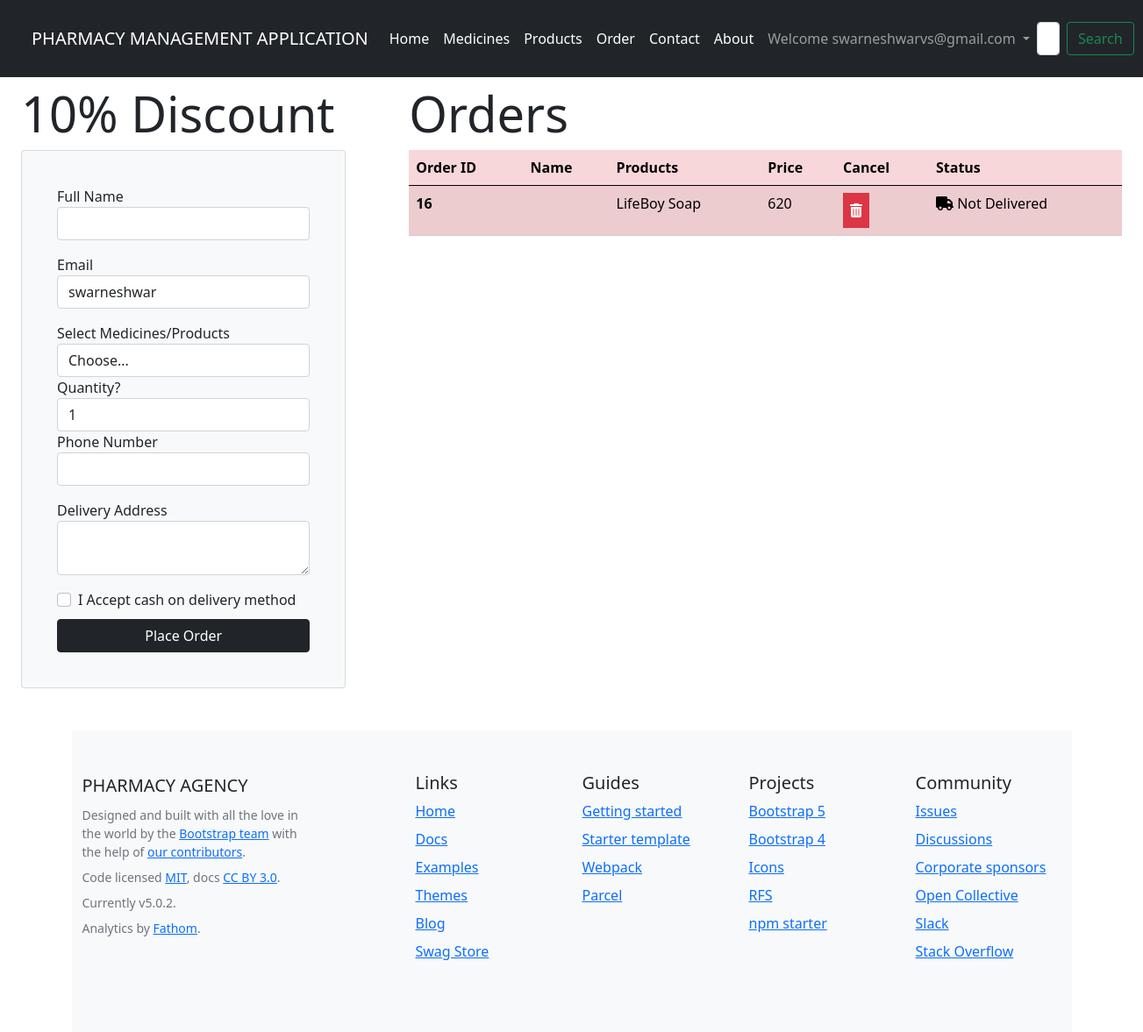
/orders (signed in), run on the app's committed database.
### app/models.py (models this page shows, shortened)
class MyOrders(models.Model):
    name=models.CharField(max_length=30)
    email=models.EmailField()
    items=models.CharField(max_length=1500)
    address=models.TextField()
    quantity=models.CharField(max_length=100)
    price=models.CharField(max_length=100)
    phone_num=models.CharField(max_length=10)
    delivery=models.BooleanField(default=False)

### app/views.py (the view, shortened to what this page needs)
# urls.py: path("orders",views.myorders,name="myorders"),
def myorders(request):
    if not request.user.is_authenticated:
        messages.warning(request,"Please Login to place the Order....")
        return redirect("/login")
    mymed=Medicines.objects.all()
    myprod=ProductItems.objects.all()
    current_user=request.user.username
    items=MyOrders.objects.filter(email=current_user)
    print(items)
    context={"myprod":myprod,"mymed":mymed,"items":items}
    return render(request,"orders.html",context)

### templates/orders.html (shortened to what this page needs)
{% extends "base.html" %}
{% block body %}
<div class="row">
  <div class="col-md-4">
<div class="container mt-2">
  <h2 class="display-4">10% Discount</h2>
  <div class="card bg-light p-4">
    <div class="card-body">
      <form action="orders" method="post">
        <div class="form-group">
          <label for="name">Full Name</label>
          <input
            type="text"
            id="name"
            name="name"
            class="form-control mb-3"
            placeholder="Enter Your Name"
            value="{{user.first_name}} {{user.last_name}}"
            required
          />
        </div>
        <div class="form-group">
          <label for="name">Email</label>
          <input
            type="text"
            id="email"
            name="email"
            class="form-control mb-3"
            value="{{user.username}}"
            required
          />
        </div>
        <div class="form-group">
            <label for="items">Select Medicines/Products</label>
            <select id="items" class="form-control" name="items">
              <option selected>Choose...</option>
            </select>
          </div>
        <div class="form-group">
            <label for="quantity">Quantity?</label>
            <select id="quantity" class="form-control" name="quantity">
              <option selected>1</option>
            </select>
          </div>
          <div class="form-group">
            <label for="num">Phone Number</label>
            <input
              type="tel"
              id="num"
              name="num"
              class="form-control mb-3"
              pattern="[0-9]{3}[0-9]{3}[0-9]{4}"
              required
            />
          </div>
          <div class="form-group">
            <label for="address">Delivery Address</label>
            <textarea
              type="text"
              id="address"
              name="address"
              class="form-control mb-3"
              required
            /></textarea>
          </div>
          <div class="form-group form-check">
            <input type="checkbox" class="form-check-input" id="exampleCheck1">
            <label class="form-check-label mb-2" for="exampleCheck1">I Accept cash on delivery method</label>
          </div>
          <div class="d-grid gap-2">
            <button class="btn btn-dark" type="submit">Place Order</button>
          </div>
      </form>
    </div>
  </div>
</div>
  </div>
  <div class="col-md-8">
    <div class="container mt-2">
      <h2 class="display-4">Orders</h2>
      <table class="table table-danger table-striped">
        <thead>
          <tr>
            <th scope="col">Order ID</th>
            <th scope="col">Name</th>
            <th scope="col">Products</th>
            <th scope="col">Price</th>
            <th scope="col">Cancel</th>
            <th scope="col">Status</th>
          </tr>
        </thead>
        <tbody>
          {% for item in items %}
          <tr>
            <th scope="row">{{item.id}}</th>
            <td>{{item.name}}</td>
            <td>{{item.items}}</td>
            <td>{{item.price}} </td>
           {% if item.delivery %}
           <td><button type="button" class="btn-success p-2"  href="/orders/{{item.id}}" disabled> <i class="fa-solid fa-trash-can"></i></button></td>
           {% else %}
           <td><a type="button" class="btn-danger p-2" href="/orders/{{item.id}}"> <i class="fa-solid fa-trash-can"></i></a></td>
           {% endif %}
            {% if item.delivery %}
            <td><i class="fa-solid fa-circle-check"></i> Delivered</td>
            {% else %}
            <td> <i class="fa-solid fa-truck"></i> Not Delivered</td>
            {% endif %}
          </tr>
          {% endfor %}
        </tbody>
      </table>
    </div>
  </div>
</div>
{% endblock body %}

### templates/base.html (shortened to what this page needs)
{% load static %}
<!doctype html>
<html lang="en">
  <head>
    <link rel="stylesheet" href="{% static 'css/style.css' %}">
    <link rel="stylesheet" href="https://cdnjs.cloudflare.com/ajax/libs/font-awesome/6.1.1/css/all.min.css" />
  </head>
  <body>
    <nav class="navbar navbar-expand-lg navbar-dark bg-dark p-4">
        <div class="container-fluid">
          <a class="navbar-brand" href="/"> PHARMACY MANAGEMENT APPLICATION</a>
          <div class="collapse navbar-collapse" id="navbarSupportedContent">
            <ul class="navbar-nav me-auto mb-2 mb-lg-0">
              <li class="nav-item">
                <a class="nav-link active" aria-current="page" href="/">Home</a>
              </li>
              <li class="nav-item">
                <a class="nav-link active" aria-current="page" href="/medicines">Medicines</a>
              </li>
              <li class="nav-item">
                <a class="nav-link active" aria-current="page" href="/products">Products</a>
              </li>
              <li class="nav-item">
                <a class="nav-link active" aria-current="page" href="/orders">Order</a>
              </li>
              <li class="nav-item">
                <a class="nav-link active" href="contact">Contact</a>
              </li>
              <li class="nav-item">
                <a class="nav-link active" href="about">About</a>
              </li>
  {% if request.user.is_authenticated %}
  <li class="nav-item dropdown">
    <a class="nav-link dropdown-toggle" href="signup" id="navbarDropdown" role="button" data-bs-toggle="dropdown" aria-expanded="false">
     Welcome {{user.email}}
    </a>
  </li>
              {% endif %}
            </ul>
            <form action="/search" method="get" class="d-flex">
              <input class="form-control me-2" type="search" placeholder="Search" aria-label="Search" name="getdata" required>
              <button class="btn btn-outline-success" type="submit" >Search</button>
            </form>
          </div>
        </div>
      </nav>
      {% block body %}
      {% endblock body %}
<br><br>
      <div class="container py-5 bg-light">
        <div class="row">
          <div class="col-lg-3 mb-3">
            <a class="d-inline-flex align-items-center mb-2 link-dark text-decoration-none" href="/" aria-label="Bootstrap">
              <span class="fs-5">PHARMACY AGENCY</span>
            </a>
            <ul class="list-unstyled small text-muted">
              <li class="mb-2">Designed and built with all the love in the world by the <a href="/docs/5.0/about/team/">Bootstrap team</a> with the help of <a href="https://github.com/twbs/bootstrap/graphs/contributors">our contributors</a>.</li>
              <li class="mb-2">Code licensed <a href="https://github.com/twbs/bootstrap/blob/main/LICENSE" target="_blank" rel="license noopener">MIT</a>, docs <a href="https://creativecommons.org/licenses/by/3.0/" target="_blank" rel="license noopener">CC BY 3.0</a>.</li>
              <li class="mb-2">Currently v5.0.2.</li>
              <li class="mb-2">Analytics by <a href="https://usefathom.com/ref/ADZSBE" target="_blank" rel="noopener">Fathom</a>.</li>
            </ul>
          </div>
          <div class="col-6 col-lg-2 offset-lg-1 mb-3">
            <h5>Links</h5>
            <ul class="list-unstyled">
              <li class="mb-2"><a href="/">Home</a></li>
              <li class="mb-2"><a href="/docs/5.0/">Docs</a></li>
              <li class="mb-2"><a href="/docs/5.0/examples/">Examples</a></li>
              <li class="mb-2"><a href="https://themes.getbootstrap.com/">Themes</a></li>
              <li class="mb-2"><a href="https://blog.getbootstrap.com/">Blog</a></li>
              <li class="mb-2"><a href="https://cottonbureau.com/people/bootstrap">Swag Store</a></li>
            </ul>
          </div>
          <div class="col-6 col-lg-2 mb-3">
            <h5>Guides</h5>
            <ul class="list-unstyled">
              <li class="mb-2"><a href="/docs/5.0/getting-started/">Getting started</a></li>
              <li class="mb-2"><a href="/docs/5.0/examples/starter-template/">Starter template</a></li>
              <li class="mb-2"><a href="/docs/5.0/getting-started/webpack/">Webpack</a></li>
              <li class="mb-2"><a href="/docs/5.0/getting-started/parcel/">Parcel</a></li>
            </ul>
          </div>
          <div class="col-6 col-lg-2 mb-3">
            <h5>Projects</h5>
            <ul class="list-unstyled">
              <li class="mb-2"><a href="https://github.com/twbs/bootstrap">Bootstrap 5</a></li>
              <li class="mb-2"><a href="https://github.com/twbs/bootstrap/tree/v4-dev">Bootstrap 4</a></li>
              <li class="mb-2"><a href="https://github.com/twbs/icons">Icons</a></li>
              <li class="mb-2"><a href="https://github.com/twbs/rfs">RFS</a></li>
              <li class="mb-2"><a href="https://github.com/twbs/bootstrap-npm-starter">npm starter</a></li>
            </ul>
          </div>
          <div class="col-6 col-lg-2 mb-3">
            <h5>Community</h5>
            <ul class="list-unstyled">
              <li class="mb-2"><a href="https://github.com/twbs/bootstrap/issues">Issues</a></li>
              <li class="mb-2"><a href="https://github.com/twbs/bootstrap/discussions">Discussions</a></li>
              <li class="mb-2"><a href="https://github.com/sponsors/twbs">Corporate sponsors</a></li>
              <li class="mb-2"><a href="https://opencollective.com/bootstrap">Open Collective</a></li>
              <li class="mb-2"><a href="https://bootstrap-slack.herokuapp.com/">Slack</a></li>
              <li class="mb-2"><a href="https://stackoverflow.com/questions/tagged/bootstrap-5">Stack Overflow</a></li>
            </ul>
          </div>
        </div>
      </div>
  </body>
</html>

### data on the page
MyOrders: id "16", items "LifeBoy Soap", price "620", delivery False (drawn)

### other printed values
{{ user.email }} "swarneshwarvs@gmail.com"
